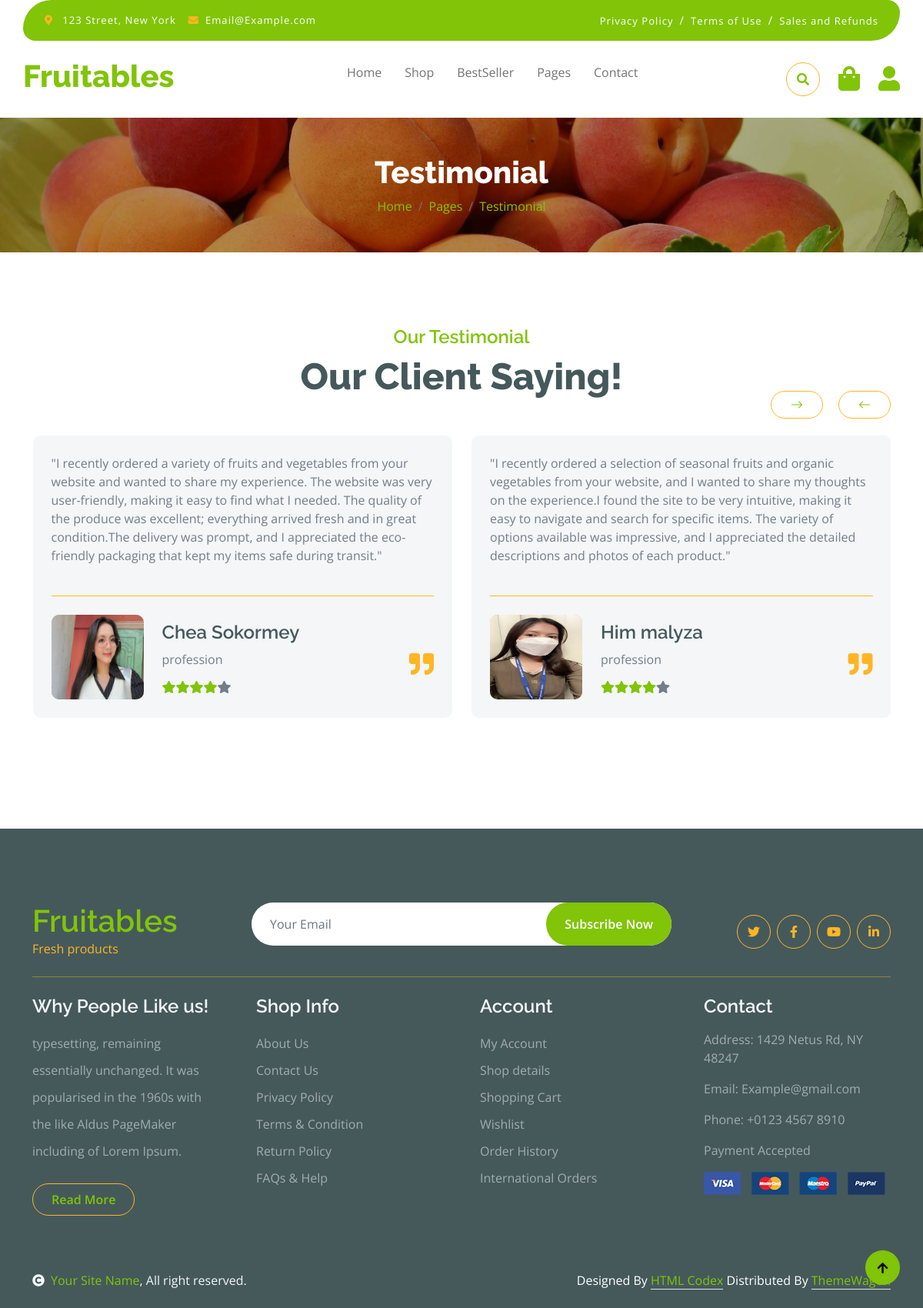
Page /Testimonial on the committed database.
### accounts/models.py (models this page shows, shortened)
class tblTopMenu(models.Model):
    TopMenuName=models.CharField(max_length=200,null=True)
    TopMenuImage=models.CharField(max_length=200,null=True)

class tblClients(models.Model):
    ClientName=models.CharField(max_length=200,null=True)
    ClientDescription=RichTextField(null=True)
    ClientPosition=models.CharField(max_length=200,null=True)
    ClientImage=models.ImageField(upload_to="pics")

### accounts/views.py (the view)
# urls.py: path('Testimonial',views.Testimonial,name='Testimonial'),
def Testimonial(request):
    TopMenu=tblTopMenu.objects.all()
    SubTopMenu=tblSubTopMenu.objects.all()
    Client=tblClients.objects.all()
    context={
        'TopMenus':TopMenu,
        'SubTopMenus':SubTopMenu,
        'Clients':Client,
    }
    return render(request,'accounts/testimonial.html',context)

### accounts/templates/accounts/testimonial.html
{% extends 'accounts/pages.html' %}
{% block content %}
 {% include 'accounts/Tastimonial.html' %}
{% endblock %}

### accounts/templates/accounts/pages.html (shortened to what this page needs)
{% load static %}
<!DOCTYPE html>
<html lang="en">
    <head>
        {% include 'accounts/head.html' %}
    </head>
    <body>
          {% include 'accounts/Navbar.html' %}
          {% include 'accounts/SinglePage.html' %}
         {% block content %}
         {%  endblock %}
        {% include 'accounts/Footer.html' %}
        {% include 'accounts/Copyright.html' %}
        {% include 'accounts/BacktoTop.html' %}
    </body>
</html>

### accounts/templates/accounts/head.html (shortened to what this page needs)
{% load static %}
<link
  rel="stylesheet"
  href="https://use.fontawesome.com/releases/v5.15.4/css/all.css"
/>
<link
  href="https://cdn.jsdelivr.net/npm/bootstrap-icons@1.4.1/font/bootstrap-icons.css"
  rel="stylesheet"
/>
<link
  href="{% static 'lib/lightbox/css/lightbox.min.css' %}"
  rel="stylesheet"
/>
<link
  href="{% static 'lib/owlcarousel/assets/owl.carousel.min.css' %}"
  rel="stylesheet"
/>
<link href="{% static 'css/bootstrap.min.css' %}" rel="stylesheet" />
<link href="{% static 'css/style.css' %}" rel="stylesheet" />

### accounts/templates/accounts/Navbar.html (shortened to what this page needs)
{% load static %}
<div class="container-fluid fixed-top">
    <div class="container topbar bg-primary d-none d-lg-block">
      <div class="d-flex justify-content-between">
        <div class="top-info ps-2">
          <small class="me-3"
            ><i class="fas fa-map-marker-alt me-2 text-secondary"></i>
            <a href="#" class="text-white">123 Street, New York</a></small
          >
          <small class="me-3"
            ><i class="fas fa-envelope me-2 text-secondary"></i
            ><a href="#" class="text-white">Email@Example.com</a></small
          >
        </div>
        <div class="top-link pe-2">
          <a href="#" class="text-white"
            ><small class="text-white mx-2">Privacy Policy</small>/</a
          >
          <a href="#" class="text-white"
            ><small class="text-white mx-2">Terms of Use</small>/</a
          >
          <a href="" class="text-white"
            ><small class="text-white ms-2">Sales and Refunds</small></a
          >
        </div>
      </div>
    </div>
    <div class="container px-0">
      <nav class="navbar navbar-light bg-white navbar-expand-xl">
        <a href="\" class="navbar-brand"
          ><h1 class="text-primary display-6">Fruitables</h1></a
        >
        <div class="collapse navbar-collapse bg-white" id="navbarCollapse">
          <nav id="navbar" class="navbar mx-auto navbar-nav ">
            <ul class="d-flex justity-content-center"  style="list-style-type: none;">
              {% for TopMenu in TopMenus %}
                <li class="dropdown nav-item "><a href="http://127.0.0.1:8000/{{TopMenu.TopMenuName}}" class="nav-item nav-link ">{{TopMenu.TopMenuName}}</a>
                </li>
              {% endfor %}
            </ul>
            </nav>
          <div class="d-flex m-3 me-0">
            <button
              class="btn-search btn border border-secondary btn-md-square rounded-circle bg-white me-4"
              data-bs-toggle="modal"
              data-bs-target="#searchModal"
            >
              <i class="fas fa-search text-primary"></i>
            </button>
            <a href="{% url 'Shop' %}" class="position-relative me-4 my-auto">
              <i class="fa fa-shopping-bag fa-2x"></i>
            </a>
            <a href="{% url 'login' %}" class="my-auto">
              <i class="fas fa-user fa-2x"></i>
            </a>
          </div>
        </div>
      </nav>
    </div>
</div>

### accounts/templates/accounts/Singlepage.html
<div class="container-fluid page-header py-5">
    <h1 class="text-center text-white display-6">Testimonial</h1>
    <ol class="breadcrumb justify-content-center mb-0">
        <li class="breadcrumb-item"><a href="{% url 'Home' %}">Home</a></li>
        <li class="breadcrumb-item"><a href="{% url 'Pages' %}">Pages</a></li>
        <li class="breadcrumb-item active text-white"><a href="{% url 'Testimonial' %}">Testimonial</a></li>
    </ol>
</div>

### accounts/templates/accounts/Tastimonial.html
{% load static %}
<div class="container-fluid testimonial py-5">
  <div class="container py-5">
    <div class="testimonial-header text-center">
      <h4 class="text-primary">Our Testimonial</h4>
      <h1 class="display-5 mb-5 text-dark">Our Client Saying!</h1>
    </div>
    <div class="owl-carousel testimonial-carousel">
      {% for Client in Clients %}
      <div class="testimonial-item img-border-radius bg-light rounded p-4">
        <div class="position-relative">
          <i
            class="fa fa-quote-right fa-2x text-secondary position-absolute"
            style="bottom: 30px; right: 0"
          ></i>
          <div class="mb-4 pb-4 border-bottom border-secondary">
            <p class="mb-0">{{Client.ClientDescription|safe}}</p>
          </div>
          <div class="d-flex align-items-center flex-nowrap">
            <div class="bg-secondary rounded">
              <img
                src="{% static Client.ClientImage %}"
                class="img-fluid rounded"
                style="width: 120px; height: 110px"
                alt=""
              />
            </div>
            <div class="ms-4 d-block">
              <h4 class="text-dark">{{Client.ClientName}}</h4>
              <p class="m-0 pb-3">{{Client.ClientPosition}}</p>
              <div class="d-flex pe-5">
                <i class="fas fa-star text-primary"></i>
                <i class="fas fa-star text-primary"></i>
                <i class="fas fa-star text-primary"></i>
                <i class="fas fa-star text-primary"></i>
                <i class="fas fa-star"></i>
              </div>
            </div>
          </div>
        </div>
      </div>
      {% endfor %}
    </div>
  </div>
</div>

### accounts/templates/accounts/Footer.html
{% load static %}
<div class="container-fluid bg-dark text-white-50 footer pt-5 mt-5">
    <div class="container py-5">
      <div
        class="pb-4 mb-4"
        style="border-bottom: 1px solid rgba(226, 175, 24, 0.5)"
      >
        <div class="row g-4">
          <div class="col-lg-3">
            <a href="#">
              <h1 class="text-primary mb-0">Fruitables</h1>
              <p class="text-secondary mb-0">Fresh products</p>
            </a>
          </div>
          <div class="col-lg-6">
            <div class="position-relative mx-auto">
              <input
                class="form-control border-0 w-100 py-3 px-4 rounded-pill"
                type="number"
                placeholder="Your Email"
              />
              <button
                type="submit"
                class="btn btn-primary border-0 border-secondary py-3 px-4 position-absolute rounded-pill text-white"
                style="top: 0; right: 0"
              >
                Subscribe Now
              </button>
            </div>
          </div>
          <div class="col-lg-3">
            <div class="d-flex justify-content-end pt-3">
              <a
                class="btn btn-outline-secondary me-2 btn-md-square rounded-circle"
                href=""
                ><i class="fab fa-twitter"></i
              ></a>
              <a
                class="btn btn-outline-secondary me-2 btn-md-square rounded-circle"
                href=""
                ><i class="fab fa-facebook-f"></i
              ></a>
              <a
                class="btn btn-outline-secondary me-2 btn-md-square rounded-circle"
                href=""
                ><i class="fab fa-youtube"></i
              ></a>
              <a
                class="btn btn-outline-secondary btn-md-square rounded-circle"
                href=""
                ><i class="fab fa-linkedin-in"></i
              ></a>
            </div>
          </div>
        </div>
      </div>
      <div class="row g-5">
        <div class="col-lg-3 col-md-6">
          <div class="footer-item">
            <h4 class="text-light mb-3">Why People Like us!</h4>
            <p class="mb-4">
              typesetting, remaining essentially unchanged. It was popularised
              in the 1960s with the like Aldus PageMaker including of Lorem
              Ipsum.
            </p>
            <a
              href=""
              class="btn border-secondary py-2 px-4 rounded-pill text-primary"
              >Read More</a
            >
          </div>
        </div>
        <div class="col-lg-3 col-md-6">
          <div class="d-flex flex-column text-start footer-item">
            <h4 class="text-light mb-3">Shop Info</h4>
            <a class="btn-link" href="">About Us</a>
            <a class="btn-link" href="">Contact Us</a>
            <a class="btn-link" href="">Privacy Policy</a>
            <a class="btn-link" href="">Terms & Condition</a>
            <a class="btn-link" href="">Return Policy</a>
            <a class="btn-link" href="">FAQs & Help</a>
          </div>
        </div>
        <div class="col-lg-3 col-md-6">
          <div class="d-flex flex-column text-start footer-item">
            <h4 class="text-light mb-3">Account</h4>
            <a class="btn-link" href="">My Account</a>
            <a class="btn-link" href="">Shop details</a>
            <a class="btn-link" href="">Shopping Cart</a>
            <a class="btn-link" href="">Wishlist</a>
            <a class="btn-link" href="">Order History</a>
            <a class="btn-link" href="">International Orders</a>
          </div>
        </div>
        <div class="col-lg-3 col-md-6">
          <div class="footer-item">
            <h4 class="text-light mb-3">Contact</h4>
            <p>Address: 1429 Netus Rd, NY 48247</p>
            <p>Email: Example@gmail.com</p>
            <p>Phone: +0123 4567 8910</p>
            <p>Payment Accepted</p>
            <img
              src="{% static 'img/payment.png' %}"
              class="img-fluid"
              alt=""
            />
          </div>
        </div>
      </div>
    </div>
  </div>

### accounts/templates/accounts/Copyright.html
<div class="container-fluid copyright bg-dark py-4">
    <div class="container">
      <div class="row">
        <div class="col-md-6 text-center text-md-start mb-3 mb-md-0">
          <span class="text-light"
            ><a href="#"
              ><i class="fas fa-copyright text-light me-2"></i>Your Site
              Name</a
            >, All right reserved.</span
          >
        </div>
        <div class="col-md-6 my-auto text-center text-md-end text-white">
          Designed By
          <a class="border-bottom" href="https://htmlcodex.com">HTML Codex</a>
          Distributed By
          <a class="border-bottom" href="https://themewagon.com"
            >ThemeWagon</a
          >
        </div>
      </div>
    </div>
  </div>

### accounts/templates/accounts/BacktoTop.html
<a
href="#"
class="btn btn-primary border-3 border-primary rounded-circle back-to-top"
><i class="fa fa-arrow-up"></i
></a>

### accounts/templates/accounts/TemplateJavascript.html (shortened to what this page needs)
{% load static %}

### static/css/style.css (style rules this page uses)
.back-to-top { position: fixed; right: 30px; bottom: 30px; display: flex; width: 45px; height: 45px; align-items: center; justify-content: center; transition: 0.5s; z-index: 99; }
.btn { font-weight: 600; transition: .5s; }
.btn-md-square { width: 44px; height: 44px; }
.btn-square, .btn-sm-square, .btn-md-square, .btn-lg-square { padding: 0; display: flex; align-items: center; justify-content: center; font-weight: normal; }
.btn.border-secondary { transition: 0.5s; }
.fixed-top { transition: 0.5s; background: var(--bs-white); border: 0; }
.topbar { padding: 20px; border-radius: 230px 100px; }
.topbar .top-info { font-size: 15px; line-height: 0; letter-spacing: 1px; display: flex; align-items: center; }
.topbar .top-link { font-size: 15px; line-height: 0; letter-spacing: 1px; display: flex; align-items: center; }
.topbar .top-link a { letter-spacing: 1px; }
.navbar .navbar-nav .nav-link { padding: 10px 15px; font-size: 16px; transition: .5s; }
.navbar { height: 100px; border-bottom: 1px solid rgba(255, 255, 255, .1); }
.page-header { position: relative; background: linear-gradient(rgba(0, 0, 0, 0.3), rgba(0, 0, 0, 0.3)), url(../img/cart-page-header-img.jpg); background-position: center center; background-repeat: no-repeat; background-size: cover; }
@media (min-width: 992px) { .hero-header, .page-header { margin-top: 152px !important; } }
.footer .footer-item .btn-link { line-height: 35px; color: rgba(255, 255, 255, .5); transition: 0.5s; }
.footer .footer-item p.mb-4 { line-height: 35px; }

### rows in the picture
tblTopMenu: TopMenuName "Home"
tblTopMenu: TopMenuName "Shop"
tblTopMenu: TopMenuName "BestSeller"
tblTopMenu: TopMenuName "Pages"
tblTopMenu: TopMenuName "Contact"
tblClients: ClientDescription "\"I recently ordered a variety of fruits and vegetables from your website and wanted to share my experience. The website was very user-friendly, making it easy to find what I needed. The quality of the produce was excellent; everything arrived fresh and in great condition.The delivery was prompt, and I appreciated the eco-friendly packaging that kept my items safe during transit.\"", ClientImage (picture), ClientName "Chea Sokormey", ClientPosition "profession"
tblClients: ClientDescription "\"I recently ordered a selection of seasonal fruits and organic vegetables from your website, and I wanted to share my thoughts on the experience.I found the site to be very intuitive, making it easy to navigate and search for specific items. The variety of options available was impressive, and I appreciated the detailed descriptions and photos of each product.\"", ClientImage (picture), ClientName "Him malyza", ClientPosition "profession"
